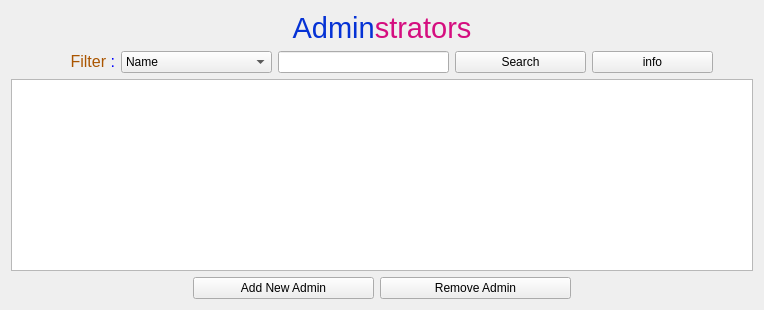
          <widget class="QWidget" name="adminstrators">
           <layout class="QGridLayout" name="gridLayout_59">
            <item row="0" column="0">
             <widget class="QLabel" name="label_142">
              <property name="text">
               <string>&lt;html&gt;&lt;head/&gt;&lt;body&gt;&lt;p align=&quot;center&quot;&gt;&lt;span style=&quot; font-size:22pt; color:#0532d5;&quot;&gt;Admin&lt;/span&gt;&lt;span style=&quot; font-size:22pt; color:#d50e7f;&quot;&gt;strators&lt;/span&gt;&lt;/p&gt;&lt;/body&gt;&lt;/html&gt;</string>
              </property>
             </widget>
            </item>
            <item row="1" column="0">
             <layout class="QVBoxLayout" name="verticalLayout_46">
              <item>
               <layout class="QHBoxLayout" name="horizontalLayout_50">
                <item>
                 <spacer name="horizontalSpacer_125">
                  <property name="orientation">
                   <enum>Qt::Horizontal</enum>
                  </property>
                  <property name="sizeHint" stdset="0">
                   <size>
                    <width>40</width>
                    <height>20</height>
                   </size>
                  </property>
                 </spacer>
                </item>
                <item>
                 <widget class="QLabel" name="label_143">
                  <property name="minimumSize">
                   <size>
                    <width>64</width>
                    <height>21</height>
                   </size>
                  </property>
                  <property name="text">
                   <string>&lt;html&gt;&lt;head/&gt;&lt;body&gt;&lt;p align=&quot;right&quot;&gt;&lt;span style=&quot; font-size:12pt; color:#aa5500;&quot;&gt;Filter &lt;/span&gt;&lt;span style=&quot; font-size:12pt; color:#0000ff;&quot;&gt;:&lt;/span&gt;&lt;/p&gt;&lt;/body&gt;&lt;/html&gt;</string>
                  </property>
                 </widget>
                </item>
                <item>
                 <widget class="QComboBox" name="comboBox_25">
                  <property name="minimumSize">
                   <size>
                    <width>151</width>
                    <height>0</height>
                   </size>
                  </property>
                  <item>
                   <property name="text">
                    <string>Name</string>
                   </property>
                  </item>
                  <item>
                   <property name="text">
                    <string>Regestered Time</string>
                   </property>
                  </item>
                 </widget>
                </item>
                <item>
                 <widget class="QLineEdit" name="lineEdit_25">
                  <property name="minimumSize">
                   <size>
                    <width>171</width>
                    <height>0</height>
                   </size>
                  </property>
                 </widget>
                </item>
                <item>
                 <widget class="QPushButton" name="pushButton_98">
                  <property name="minimumSize">
                   <size>
                    <width>131</width>
                    <height>0</height>
                   </size>
                  </property>
                  <property name="text">
                   <string>Search</string>
                  </property>
                  <property name="icon">
                   <iconset theme="edit-find">
                    <normaloff>../../../../../.designer/backup</normaloff>../../../../../.designer/backup</iconset>
                  </property>
                 </widget>
                </item>
                <item>
                 <widget class="QPushButton" name="pushButton_99">
                  <property name="minimumSize">
                   <size>
                    <width>121</width>
                    <height>0</height>
                   </size>
                  </property>
                  <property name="text">
                   <string>info</string>
                  </property>
                  <property name="icon">
                   <iconset theme="dialog-information">
                    <normaloff>../../../../../.designer/backup</normaloff>../../../../../.designer/backup</iconset>
                  </property>
                 </widget>
                </item>
                <item>
                 <spacer name="horizontalSpacer_126">
                  <property name="orientation">
                   <enum>Qt::Horizontal</enum>
                  </property>
                  <property name="sizeHint" stdset="0">
                   <size>
                    <width>40</width>
                    <height>20</height>
                   </size>
                  </property>
                 </spacer>
                </item>
               </layout>
              </item>
              <item>
               <widget class="QTableWidget" name="tableWidget_27"/>
              </item>
              <item>
               <layout class="QHBoxLayout" name="horizontalLayout_51">
                <item>
                 <spacer name="horizontalSpacer_127">
                  <property name="orientation">
                   <enum>Qt::Horizontal</enum>
                  </property>
                  <property name="sizeHint" stdset="0">
                   <size>
                    <width>40</width>
                    <height>20</height>
                   </size>
                  </property>
                 </spacer>
                </item>
                <item>
                 <widget class="QPushButton" name="pushButton_100">
                  <property name="minimumSize">
                   <size>
                    <width>181</width>
                    <height>0</height>
                   </size>
                  </property>
                  <property name="text">
                   <string>Add New Admin</string>
                  </property>
                  <property name="icon">
                   <iconset theme="list-add">
                    <normaloff>../../../../../.designer/backup</normaloff>../../../../../.designer/backup</iconset>
                  </property>
                 </widget>
                </item>
                <item>
                 <widget class="QPushButton" name="pushButton_101">
                  <property name="minimumSize">
                   <size>
                    <width>191</width>
                    <height>0</height>
                   </size>
                  </property>
                  <property name="text">
                   <string>Remove Admin</string>
                  </property>
                  <property name="icon">
                   <iconset theme="list-remove">
                    <normaloff>../../../../../.designer/backup</normaloff>../../../../../.designer/backup</iconset>
                  </property>
                 </widget>
                </item>
                <item>
                 <spacer name="horizontalSpacer_128">
                  <property name="orientation">
                   <enum>Qt::Horizontal</enum>
                  </property>
                  <property name="sizeHint" stdset="0">
                   <size>
                    <width>40</width>
                    <height>20</height>
                   </size>
                  </property>
                 </spacer>
                </item>
               </layout>
              </item>
             </layout>
            </item>
           </layout>
          </widget>
